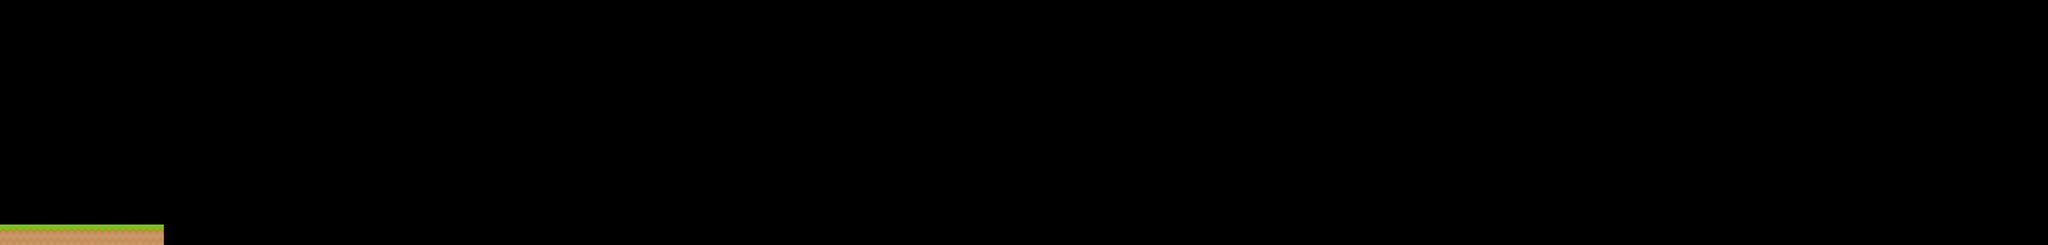

Tiled map render using the project's own tile images. Description and the map definition, with tile-layer contents summarised, below:
An orthogonal 100x12 tile map with 70x70 px tiles, 2 tile layers (water, Tile Layer 1).

<map version="1.0" orientation="orthogonal" width="100" height="12" tilewidth="70" tileheight="70">
 <tileset firstgid="1" name="tiles_spritesheet" tilewidth="70" tileheight="70">
  <image source="tiles_spritesheet.png" width="280" height="70" />
 </tileset>
 <layer name="water" width="100" height="12">
  <data>[1200 cells, 0 non-empty, 0 distinct tile ids]</data>
 </layer>
 <layer name="Tile Layer 1" width="100" height="12">
  <data>[1200 cells, 8 non-empty, 1 distinct tile ids]</data>
 </layer>
</map>
